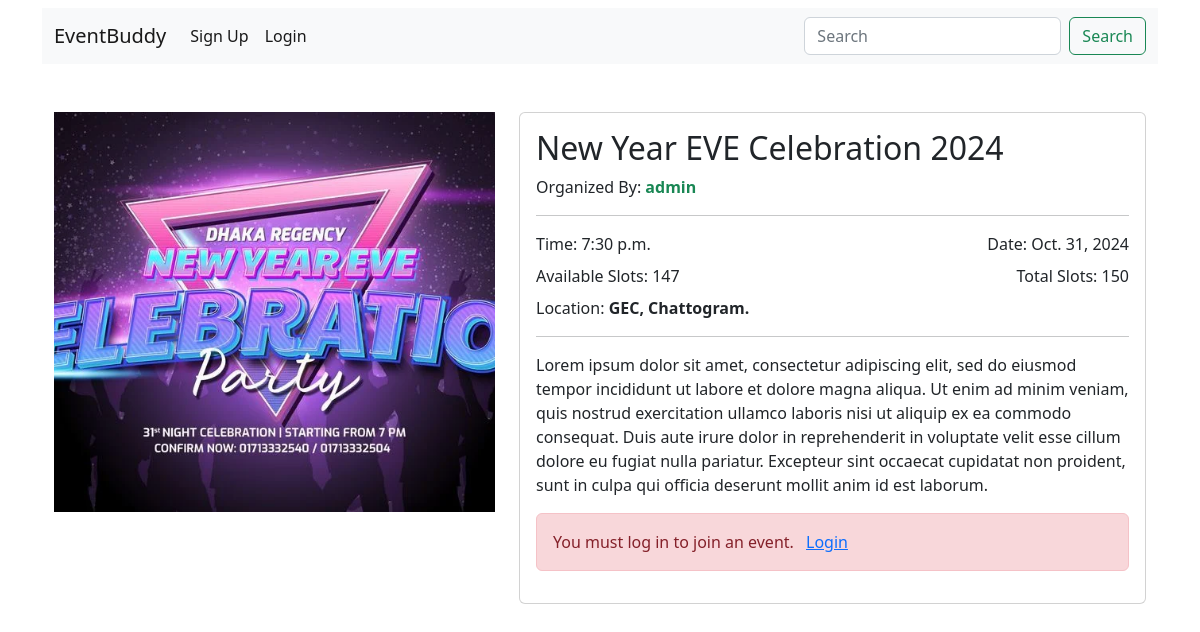
The page /event/6/ on the database its author committed.
### event_app/models.py (models this page shows, shortened)
class Event(models.Model):
    user = models.ForeignKey(User, on_delete=models.CASCADE,null=True,blank=True)
    title = models.CharField(max_length=150)
    description = models.TextField()
    time = models.TimeField(auto_now_add=False)
    date = models.DateField(auto_now_add=False)
    location = models.CharField(max_length=250)
    total_slots = models.PositiveIntegerField()
    available_slots = models.PositiveIntegerField()
    image = models.ImageField(upload_to="events")
    created_at = models.DateTimeField(auto_now_add=True)

### event_app/views.py (the view)
# urls.py: path("event/<int:id>/", views.event_details, name="event_details"),
def event_details(request, id):
    event = Event.objects.get(id=id)
    checked = False
    user = request.user
    if user.is_superuser or user.is_staff:
        checked = True
    current_date = datetime.now().date()
    last_date = event.date - timedelta(days=1)
    if user.is_authenticated:
        try:
            joined = EventRegistration.objects.filter(
                user=user, event=event.id
            ).exists()
        except EventRegistration.DoesNotExist:
            joined = None
    else:
        joined = None
    context = {
        "event": event,
        "joined": joined,
        "current_date": current_date,
        "last_date": last_date,
        "checked":checked
    }
    return render(request, "event_details.html", context)

### templates/event_details.html (shortened to what this page needs)
{% extends "base.html" %}
{% block content %}
<div class="container mt-5">
    <div class="row">
        <div class="col-md-5">
            <img src="{{ event.image.url }}" class="card-img-top" style="height: 400px; object-fit: cover;" alt="Event Image">
        </div>
        <div class="col-md-7">
            <div class="card">
                <div class="card-body">
                    <div class="d-flex justify-content-between mb-2">
                        <div class="text-start">
                            <span class="text-dark"><h2 class=" text-begin card-title">{{ event.title }}</h2></span>
                            Organized By:<span class="text-success"><b> {{ event.user }}</b></span>
                        </div>
                    </div>
                    <hr>
                    <div class="d-flex justify-content-between mb-2">
                        <div class="text-start">
                            <span class="text-dark">Time: {{event.time}}</span>
                        </div>
                        <div class="text-end">
                            <span class="text-dark">Date: {{event.date}}</span>
                        </div>
                    </div>
                    <div class="d-flex justify-content-between mb-2">
                        <div class="text-start">
                            <span class="text-dark">Available Slots: {{event.available_slots}}</span>
                        </div>
                        <div class="text-end">
                            <span class="text-dark">Total Slots: {{event.total_slots}}</span>
                        </div>
                    </div>
                    <div class="text-start">
                        <span class="text-dark">Location: <b>{{event.location}}</b></span>
                    </div>
                    <hr>
                    <p class="mt-3">{{event.description}}</p>
                    {% if request.user.is_authenticated %}
                        {% if event.user == request.user %}
                            <a href="{% url "update_event" event.id %}" class="btn btn-primary" role="button">Update Event</a>
                            <a href="{% url "delete_event" event.id %}" class="btn btn-danger" role="button">Delete Event</a>
                        {% elif not checked %}
                        <div>
                            {% if event.available_slots == 0 %}
                            <h4 class='text-center text-danger'>No Slots Available</h4>
                            {% elif last_date >= current_date  %}
                            <div class="d-grid gap-2">
                                {% if joined %}
                                <a href="{% url "leave_event" event.id %}" class="btn btn-danger" role="button">Leave Event</a>
                                {% else %}
                                    <a href="{% url "join_event" event.id %}" class="btn btn-primary" role="button">Join Event</a>
                                {% endif %}
                            </div>
                            {% elif event.date < current_date %}
                                <h5 class='text-danger'>Event has passed</h5>
                            {% endif %}
                        </div>
                        {% endif %}
                    {% else %}
                    <div class="alert alert-danger" role="alert">
                        <span>You must log in to join an event. <span class="mx-2"><a href="{% url "login" %}">Login</a></span></span>
                      </div>
                    {% endif %}
                </div>
            </div>
        </div>
    </div>
</div>
{% endblock content %}

### rows shown on the page
Event: image (picture), title "New Year EVE Celebration 2024", user "admin", time "7:30 p.m.", date "Oct. 31, 2024", available_slots "147", total_slots "150", location "GEC, Chattogram.", description "Lorem ipsum dolor sit amet, consectetur adipiscing elit, sed do eiusmod tempor incididunt ut labore et dolore magna aliqua. Ut enim ad minim veniam, quis nostrud exercitation ullamco laboris nisi ut aliquip ex ea commodo consequat. Duis aute irure dolor in reprehenderit in voluptate velit esse cillum dolore eu fugiat nulla pariatur. Excepteur sint occaecat cupidatat non proident, sunt in culpa qui officia deserunt mollit anim id est laborum."
